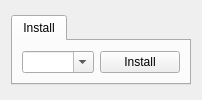
      <widget class="QWidget" name="Finktab_14">
       <attribute name="title">
        <string>Fink</string>
       </attribute>
       <layout class="QVBoxLayout" name="verticalLayout_12">
        <item>
         <widget class="QTabWidget" name="finktabWidget_5">
          <property name="sizePolicy">
           <sizepolicy hsizetype="Expanding" vsizetype="Maximum">
            <horstretch>0</horstretch>
            <verstretch>0</verstretch>
           </sizepolicy>
          </property>
          <property name="currentIndex">
           <number>0</number>
          </property>
          <widget class="QWidget" name="Isttab_14">
           <attribute name="title">
            <string>Install</string>
           </attribute>
           <layout class="QVBoxLayout" name="verticalLayout_11">
            <item>
             <layout class="QHBoxLayout" name="horizontalLayout_11">
              <item>
               <widget class="QComboBox" name="PkgNmlineEdit_4">
                <property name="editable">
                 <bool>true</bool>
                </property>
               </widget>
              </item>
              <item>
               <widget class="QPushButton" name="SearchpushButton_3">
                <property name="text">
                 <string>Install</string>
                </property>
               </widget>
              </item>
             </layout>
            </item>
           </layout>
          </widget>
         </widget>
        </item>
       </layout>
      </widget>
